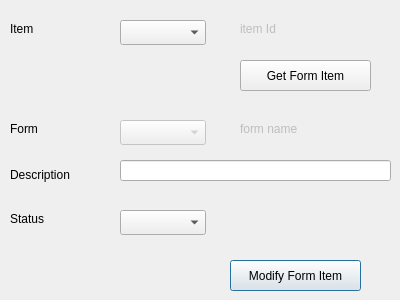
<?xml version="1.0" encoding="UTF-8"?>
<ui version="4.0">
 <class>Dialog</class>
 <widget class="QDialog" name="Dialog">
  <property name="geometry">
   <rect>
    <x>0</x>
    <y>0</y>
    <width>400</width>
    <height>300</height>
   </rect>
  </property>
  <property name="windowTitle">
   <string>Dialog</string>
  </property>
  <widget class="QComboBox" name="CMB_formItemStatus">
   <property name="geometry">
    <rect>
     <x>120</x>
     <y>210</y>
     <width>86</width>
     <height>25</height>
    </rect>
   </property>
  </widget>
  <widget class="QPushButton" name="BTN_createFormItem">
   <property name="geometry">
    <rect>
     <x>230</x>
     <y>260</y>
     <width>131</width>
     <height>31</height>
    </rect>
   </property>
   <property name="text">
    <string>Modify Form Item</string>
   </property>
  </widget>
  <widget class="QComboBox" name="CMB_formId">
   <property name="enabled">
    <bool>false</bool>
   </property>
   <property name="geometry">
    <rect>
     <x>120</x>
     <y>120</y>
     <width>86</width>
     <height>25</height>
    </rect>
   </property>
  </widget>
  <widget class="QLabel" name="label_4">
   <property name="geometry">
    <rect>
     <x>10</x>
     <y>160</y>
     <width>99</width>
     <height>29</height>
    </rect>
   </property>
   <property name="text">
    <string>Description</string>
   </property>
  </widget>
  <widget class="QLabel" name="label_2">
   <property name="geometry">
    <rect>
     <x>10</x>
     <y>120</y>
     <width>67</width>
     <height>17</height>
    </rect>
   </property>
   <property name="text">
    <string>Form</string>
   </property>
  </widget>
  <widget class="QLabel" name="label_3">
   <property name="geometry">
    <rect>
     <x>10</x>
     <y>210</y>
     <width>67</width>
     <height>17</height>
    </rect>
   </property>
   <property name="text">
    <string>Status</string>
   </property>
  </widget>
  <widget class="QLabel" name="LB_formName">
   <property name="enabled">
    <bool>false</bool>
   </property>
   <property name="geometry">
    <rect>
     <x>240</x>
     <y>120</y>
     <width>141</width>
     <height>17</height>
    </rect>
   </property>
   <property name="frameShape">
    <enum>QFrame::NoFrame</enum>
   </property>
   <property name="text">
    <string>form name</string>
   </property>
  </widget>
  <widget class="QLineEdit" name="LE_desc">
   <property name="geometry">
    <rect>
     <x>120</x>
     <y>160</y>
     <width>271</width>
     <height>21</height>
    </rect>
   </property>
  </widget>
  <widget class="QLabel" name="LB_formItemId">
   <property name="enabled">
    <bool>false</bool>
   </property>
   <property name="geometry">
    <rect>
     <x>240</x>
     <y>20</y>
     <width>141</width>
     <height>17</height>
    </rect>
   </property>
   <property name="frameShape">
    <enum>QFrame::NoFrame</enum>
   </property>
   <property name="text">
    <string>item Id</string>
   </property>
  </widget>
  <widget class="QLabel" name="label_5">
   <property name="geometry">
    <rect>
     <x>10</x>
     <y>20</y>
     <width>67</width>
     <height>17</height>
    </rect>
   </property>
   <property name="text">
    <string>Item</string>
   </property>
  </widget>
  <widget class="QComboBox" name="CMB_formItemName">
   <property name="geometry">
    <rect>
     <x>120</x>
     <y>20</y>
     <width>86</width>
     <height>25</height>
    </rect>
   </property>
  </widget>
  <widget class="QPushButton" name="BTN_getFormItem">
   <property name="geometry">
    <rect>
     <x>240</x>
     <y>60</y>
     <width>131</width>
     <height>31</height>
    </rect>
   </property>
   <property name="text">
    <string>Get Form Item</string>
   </property>
  </widget>
 </widget>
 <resources/>
 <connections/>
</ui>
